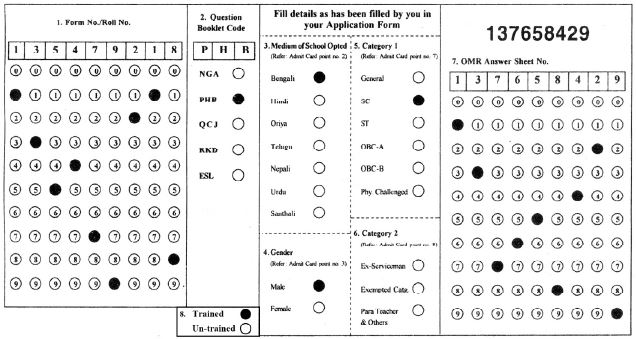
#> input picture 2.jpg, 636 x 339 px
$ python 'omr test.py'
#> lines starting #> are read from the running program, lines starting #| are printed output that depends on the picture; after the words box and inside, x2 and y2 are one past the last pixel; in counts of white or black regions, pixels touching at a corner belong together
### transform.py
import numpy as np
import cv2


def order_pts(pts):

    # initialzie a list of coordinates that will be ordered
    # such that the first entry in the list is the top-left,
    # the second entry is the top-right, the third is the
    # bottom-right, and the fourth is the bottom-left

    rect = np.zeros((4,2), dtype= 'float32')

    # the top-left point will have the smallest sum, whereas
    # the bottom-right point will have the largest sum

    s = pts.sum(axis=1)
    rect[0] = pts[np.argmin(s)]
    rect[2] = pts[np.argmax(s)]

    # now, compute the difference between the points, the
    # top-right point will have the smallest difference,
    # whereas the bottom-left will have the largest difference

    diff = np.diff(pts, axis=1)
    rect[1] = pts[np.argmin(diff)]
    rect[3] = pts[np.argmax(diff)]

    return rect


def four_point_transform(image, pts):
    # obtain a consistent order of the points and unpack them individually
    rect = order_pts(pts)
    (tl, tr, br, bl) = rect

    # compute the width of the new image, which will be the maximum distance between bottom-right
    # and bottom-left x-coordiates or the top-right and top-left x-coordinates

    widthA = np.sqrt( ((br[0]-bl[0])**2) + ((br[1]-bl[1])**2) )
    widthB = np.sqrt(((tr[0] - tl[0]) ** 2) + ((tr[1] - tl[1]) ** 2))
    maxWidth = max(int(widthA), int(widthB))

    # compute the height of the new image, which will be the
    # maximum distance between the top-right and bottom-right
    # y-coordinates or the top-left and bottom-left y-coordinates
    heightA = np.sqrt(((tr[0] - br[0]) ** 2) + ((tr[1] - br[1]) ** 2))
    heightB = np.sqrt(((tl[0] - bl[0]) ** 2) + ((tl[1] - bl[1]) ** 2))
    maxHeight = max(int(heightA), int(heightB))

    #construct top down view

    dst = np.array([
                     [0,0],
                     [maxWidth-1, 0],
                     [maxWidth-1, maxHeight-1],
                     [0, maxHeight-1]], dtype= 'float32')

    M = cv2.getPerspectiveTransform(rect,dst)
    warped = cv2.warpPerspective(image, M, (maxWidth, maxHeight))

    return warped

# [8 lines left out: function auto_canny, not called in this run]

### omr test.py
import cv2
import transform
import imutils
import numpy as np
from imutils import contours

image = cv2.imread('2.jpg')
#> image is the input picture: shape (339, 636, 3); min 0, max 255, mean 234.3
cv2.imshow('image', image)
cv2.waitKey(0)

gray = cv2.cvtColor(image, cv2.COLOR_BGR2GRAY)
blur = cv2.GaussianBlur(gray, (3,3),0)
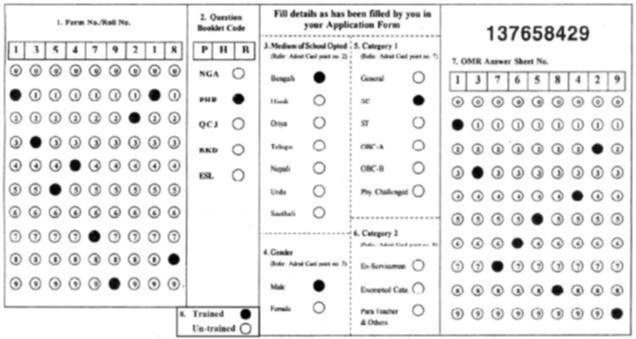
#> blur: shape (339, 636); min 1, max 255, mean 234.3
median= np.median(image)
#> median = 255
print(int(max(0, (1-0.33) * median)))
#| 170
print(int(min(255, (1+0.33) * median)))
#| 255

edged = cv2.Canny(blur, 150,250)
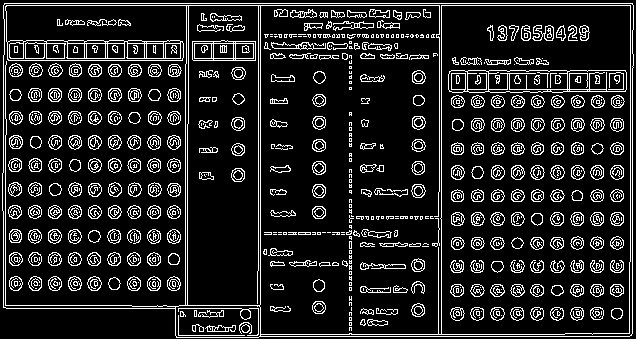
#> edged: shape (339, 636); 13.8% white in thin lines or dots
cv2.imshow('edged', edged)
cv2.waitKey(0)

cnts = cv2.findContours(edged.copy(), cv2.RETR_EXTERNAL , cv2.CHAIN_APPROX_SIMPLE)
#> cnts = 1 contour; box (x1, y1, x2, y2) and area: (2, 3, 634, 338) 204756
cnts = imutils.grab_contours(cnts)

cnts= sorted(cnts, key=cv2.contourArea, reverse=True)

for c in cnts:
    peri = cv2.arcLength(c, True)
    approx = cv2.approxPolyDP(c, 0.02 * peri, True)
    if len(approx) == 4:
        doCnt = approx
        break
#> this loop made 1 pass
#> (peri, doCnt) on pass 1: (1926, [[4, 3], [3, 307], [631, 335], [632, 3]])
cv2.drawContours(image, [doCnt], -1, (0,0,255),2)
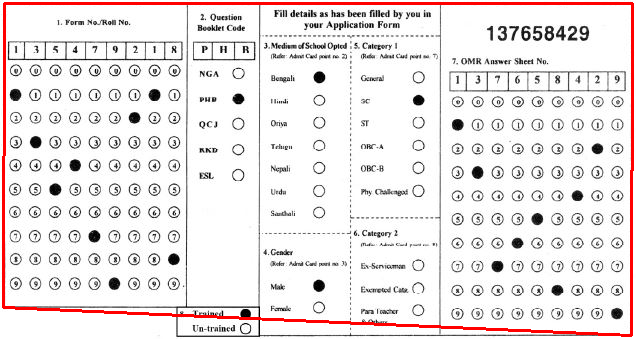
#> image: shape (339, 636, 3); 2.63% of pixels changed, all inside (x1, y1, x2, y2) = (2, 2, 634, 337)
cv2.imshow('outlined', image)
cv2.waitKey(0)


paper = transform.four_point_transform(image, doCnt.reshape(4,2))
#> in order_pts, `s = pts.sum(axis=1)`: s = [7, 310, 966, 635]
#> in order_pts, `diff = np.diff(pts, axis=1)`: diff = [-1, 304, -296, -629]
#> in four_point_transform, `rect = order_pts(pts)`: rect = [[4, 3], [632, 3], [631, 335], [3, 307]]
#> in four_point_transform, `(tl, tr, br, bl) = rect`: tl = [4, 3]; tr = [632, 3]; br = [631, 335]; bl = [3, 307]
#> in four_point_transform, `widthA = np.sqrt( ((br[0]-bl[0])**2) + ((br[1]-bl[1])**2) )`: widthA = 628.6
#> in four_point_transform, `widthB = np.sqrt(((tr[0] - tl[0]) ** 2) + ((tr[1] - tl[1]) ** 2))`: widthB = 628
#> in four_point_transform, `heightA = np.sqrt(((tr[0] - br[0]) ** 2) + ((tr[1] - br[1]) ** 2))`: heightA = 332
#> in four_point_transform, `heightB = np.sqrt(((tl[0] - bl[0]) ** 2) + ((tl[1] - bl[1]) ** 2))`: heightB = 304
#> in four_point_transform, `maxHeight = max(int(heightA), int(heightB))`: maxHeight = 332
#> in four_point_transform, `dst = np.array([ [0,0], [maxWidth-1, 0], [maxWidth-1, maxHeight-1], [0..`: dst = [[0, 0], [627, 0], [627, 331], [0, 331]]
#> in four_point_transform, `M = cv2.getPerspectiveTransform(rect,dst)`: M = [[1.09, 0.00359, -4.37], [-8.43e-18, 1.09, -3.27], [0.000147, 9.25e-07, 1]]
#> in four_point_transform, `warped = cv2.warpPerspective(image, M, (maxWidth, maxHeight))`:
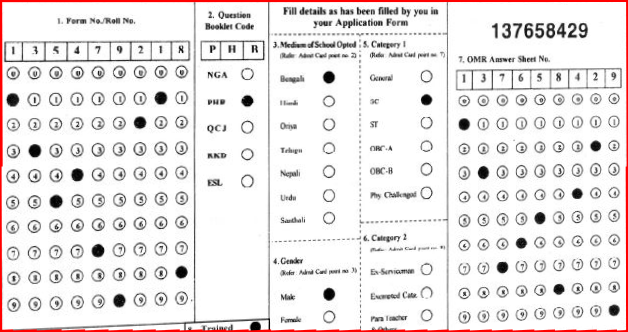
#> warped: shape (332, 628, 3); mean B, G, R 230.1, 230.1, 234.8
warped = transform.four_point_transform(gray, doCnt.reshape(4,2))
#> in four_point_transform (call 2), `warped = cv2.warpPerspective(image, M, (maxWidth, maxHeight))`:
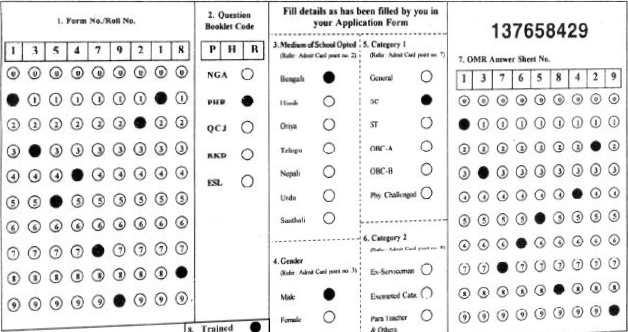
#> warped: shape (332, 628); min 0, max 255, mean 233.5

cv2.imshow('paper', paper)
cv2.imshow('warped', warped)
cv2.waitKey(0)

thresh = cv2.threshold(warped,  0,255, cv2.THRESH_BINARY_INV | cv2.THRESH_OTSU)[1]
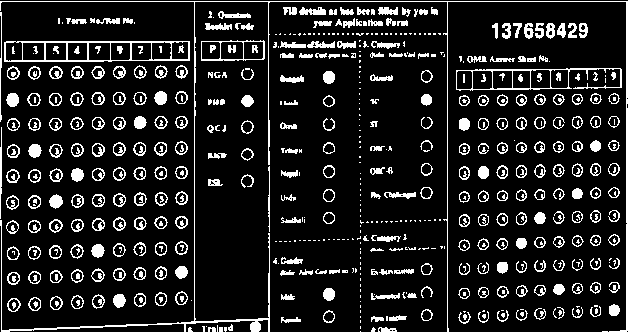
#> thresh: shape (332, 628); 13% white in thin lines or dots
cv2.imshow('thresh', thresh)
cv2.waitKey(0)

cnts = cv2.findContours(thresh.copy(), cv2.RETR_EXTERNAL, cv2.CHAIN_APPROX_SIMPLE )
#> cnts = 522 contours, 261 with area under 20; largest, box (x1, y1, x2, y2) and area: (4, 41, 190, 62) 3616, (456, 68, 622, 91) 2277, (201, 40, 265, 61) 1179, (0, 1, 628, 332) 880, (7, 298, 21, 312) 130
cnts = imutils.grab_contours(cnts)
qCnts = []

for c in cnts:

    (x,y,w,h) = cv2.boundingRect(c)
    ar = w/ float(h)

    if w>=10 and h>=10 and ar>= 0.9 and ar <=1.1:
        qCnts.append(c)
#> this loop made 522 passes
#> (x, y, w, h, ar) on passes 2 to 4: (360, 331, 1, 1, 1), (378, 327, 19, 5, 3.8), (371, 327, 5, 5, 1)
#> after the loop, qCnts = 181 contours, 19 with area under 20; largest, box (x1, y1, x2, y2) and area: (7, 298, 21, 312) 130, (6, 169, 20, 183) 130, (28, 195, 41, 209) 130, (7, 144, 20, 158) 128, (49, 245, 62, 259) 128


qCnts= contours.sort_contours(qCnts, method='top-to-bottom')[0]
correct = 0

for c in qCnts:
    cv2.drawContours(paper, [c], -1, (0,0,255), 2)
    cv2.imshow('paper',paper)
    cv2.waitKey(0)
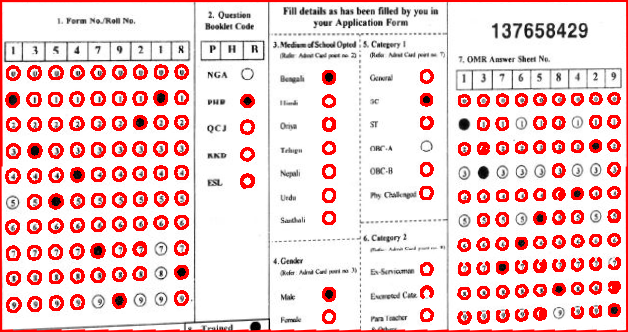
#> paper: shape (332, 628, 3); 10.88% of pixels changed, all inside (x1, y1, x2, y2) = (5, 64, 621, 325)

$ run again, with 4.png saved as 2.jpg
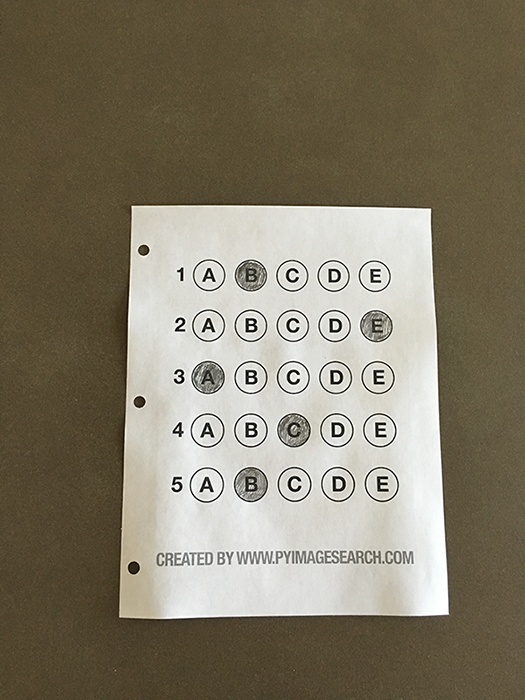
#> input picture 4.png, 525 x 700 px
#> image is the input picture: shape (700, 525, 3); mean B, G, R 104.6, 123.1, 130.7
#> median = 87
#| 58
#| 115
#> `edged = cv2.Canny(blur, 150,250)`:
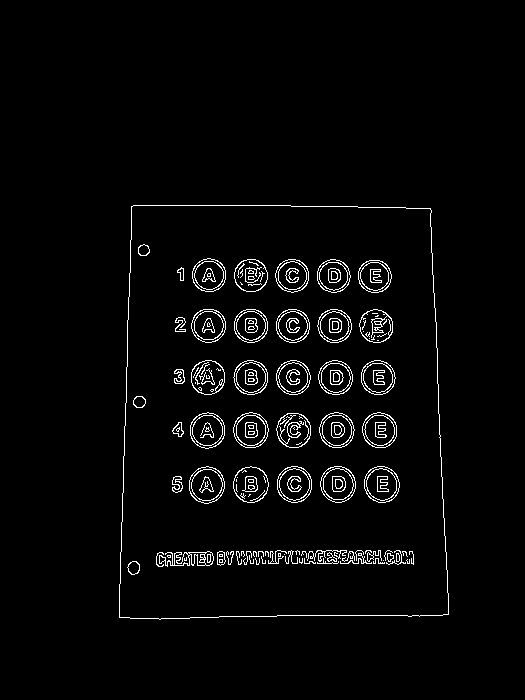
#> edged: shape (700, 525); 2.8% white in thin lines or dots, all inside (x1, y1, x2, y2) = (119, 205, 449, 620)
#> `cnts = cv2.findContours(edged.copy(), cv2.RETR_EXTERNAL , cv2.CHAIN_AP..`: cnts = 1 contour; box (x1, y1, x2, y2) and area: (119, 205, 449, 620) 128744
#> the loop `for c in cnts:` made 1 pass
#> (peri, doCnt) on pass 1: (1465.3, [[131, 206], [119, 617], [448, 614], [430, 208]])
#> image: shape (700, 525, 3); 1.18% of pixels changed, all inside (x1, y1, x2, y2) = (118, 205, 450, 619)
#> s = [337, 736, 1062, 638]
#> diff = [75, 498, 166, -222]
#> rect = [[131, 206], [430, 208], [448, 614], [119, 617]]
#> tl = [131, 206]; tr = [430, 208]; br = [448, 614]; bl = [119, 617]
#> widthA = 329
#> widthB = 299
#> maxWidth = 329
#> heightA = 406.4
#> heightB = 411.2
#> maxHeight = 411
#> dst = [[0, 0], [328, 0], [328, 410], [0, 410]]
#> M = [[1.14, 0.0332, -155.6], [-0.00769, 1.15, -235.9], [-4.2e-05, 0.000256, 1]]
#> warped: shape (411, 329)
#> thresh: shape (411, 329); 9.5% white; 108 white regions (24 under 20 px)
#> `cnts = cv2.findContours(thresh.copy(), cv2.RETR_EXTERNAL, cv2.CHAIN_AP..`: cnts = 83 contours, 33 with area under 20; largest, box (x1, y1, x2, y2) and area: (247, 270, 283, 305) 910, (247, 217, 283, 251) 904, (68, 270, 103, 304) 901, (203, 270, 238, 304) 900, (202, 217, 238, 251) 900
#> the loop `for c in cnts: ` made 83 passes
#> (x, y, w, h, ar) on passes 4, 6, 7, 8, 9, 10, 11, 12: (263, 360, 3, 3, 1), (7, 359, 13, 13, 1), (0, 357, 1, 1, 1), (285, 351, 10, 12, 0.833), (275, 351, 8, 12, 0.667), (266, 351, 8, 12, 0.667), (254, 351, 8, 12, 0.667), (246, 351, 7, 12, 0.583)
#> after the loop `for c in cnts:`: qCnts = 29 contours; largest, box (x1, y1, x2, y2) and area: (247, 270, 283, 305) 910, (247, 217, 283, 251) 904, (68, 270, 103, 304) 901, (203, 270, 238, 304) 900, (202, 217, 238, 251) 900
#> `qCnts= contours.sort_contours(qCnts, method='top-to-bottom')[0]`: qCnts = 29 contours; largest, box (x1, y1, x2, y2) and area: (247, 270, 283, 305) 910, (247, 217, 283, 251) 904, (68, 270, 103, 304) 901, (202, 217, 238, 251) 900, (203, 270, 238, 304) 900
#> the loop `for c in qCnts:` made 29 passes
#> after the loop `for c in qCnts:`:
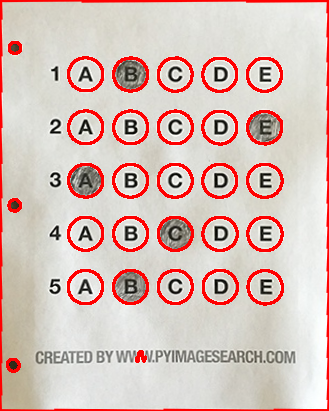
#> paper: shape (411, 329, 3); mean B, G, R 185.1, 191.7, 216.1
